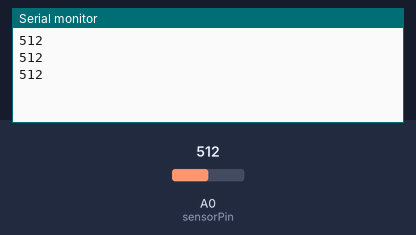
The sketch below on a simulated Arduino Uno, built with avr-gcc and run on an emulated ATmega328P. Shown: the last lines printed to the serial monitor. Inputs (shaded band) come from the test bench; at power-on: A0 (sensorPin) = 512.

Above: at 1.4 s.
1.5 s: A0 (sensorPin) set to 716
At 2.3 s:
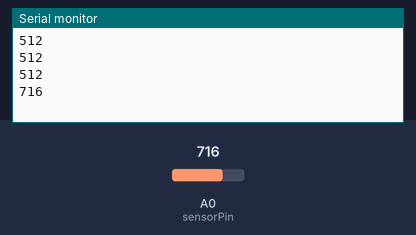
3.0 s: A0 (sensorPin) set to 900
At 3.6 s:
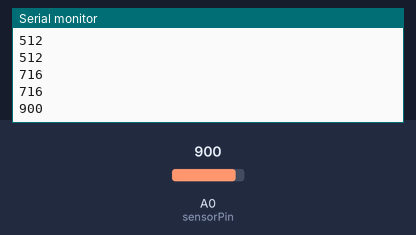
Timing chart, 0 to 6.0 s (numbered marks = the images above; inputs shaded):
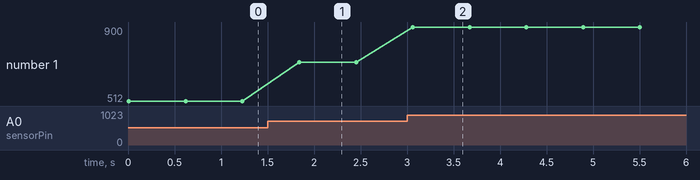

Measured:
- after the input at 1.5 s, the serial monitor: prints a new line after 0.34 s (image 1)
- after the input at 3.0 s, the serial monitor: prints a new line after 0.06 s (image 2)
- plotted number 1: 512 → 716 after the input at 1.5 s, 716 → 900 after the input at 3.0 s

The sketch:

VoltageSensor.ino
```cpp
int sensorPin = 0;// 사운드 센서를 0번핀에 연결

void setup() {
  Serial.begin(9600); //시리얼 통신을 시작합니다.
}

void loop() {
  int value = analogRead(sensorPin); // 사운드 센서로부터 센서값을 읽어 들입니다.

  delay(10);//10ms 동안 대기
  Serial.println(value);//센서값을 시리얼 모니터로 출력하여 현재 센서값을 보여줍니다.
  delay(600);//600ms 동안 대기
}
```
